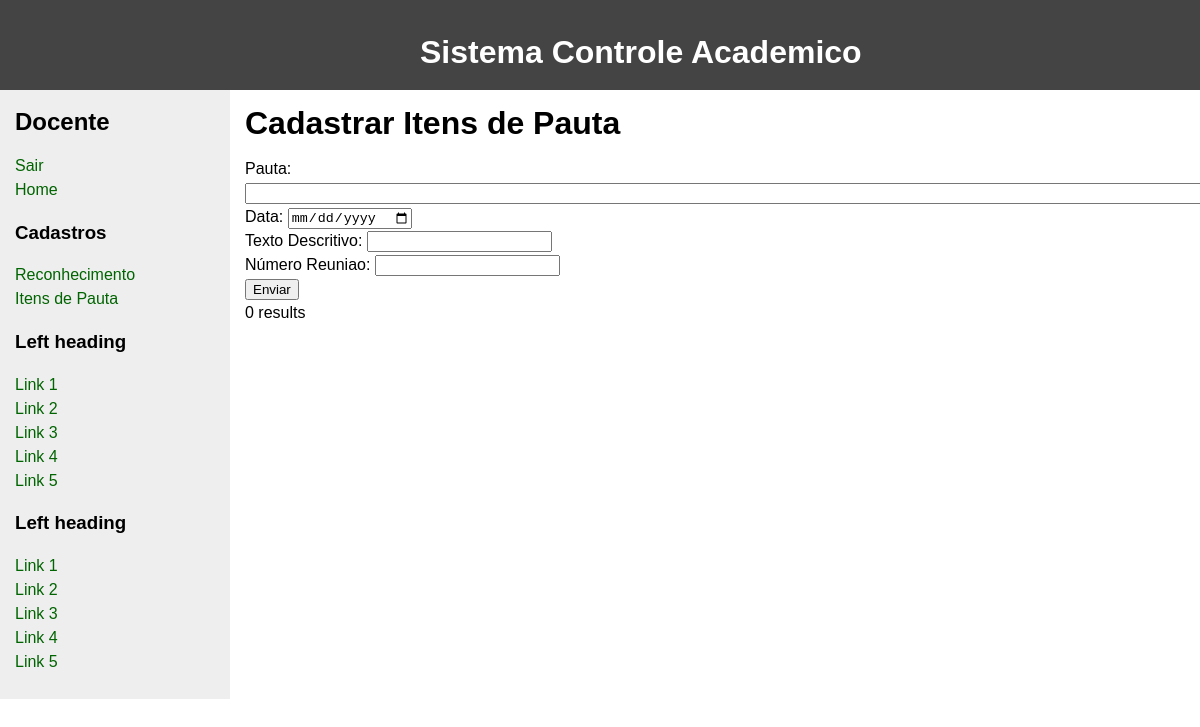
/LabBDinterface-master/criarItens.php?cpf=777795472-95, run on an earlier commit of the app's database.
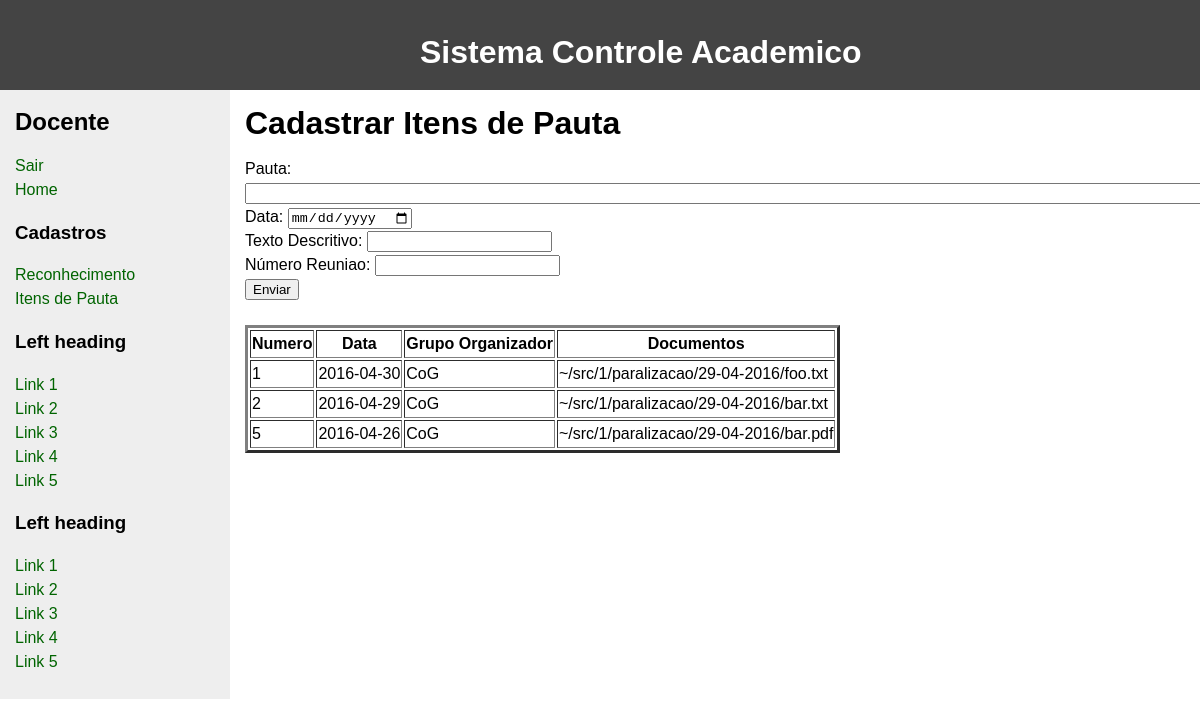
And on a later commit of the database.
### tables this page shows
CREATE TABLE reuniao (
    numero              INT,
    cpf                 CHAR(12),
    data                DATE,
    grupo_organizador   CHAR(255),
    documento           CHAR(255),
    CONSTRAINT reunia_cpf_membro_fk FOREIGN KEY (cpf) references membro(cpf),
    CONSTRAINT reuniao_pk PRIMARY KEY(numero)
);

### LabBDinterface-master/criarItens.php (the view, shortened to what this page needs)
<!DOCTYPE html>
<html>
 <head>
    <div class id=head>
    <b> Sistema Controle Academico </b>
    </div>
    </head>
 <body>
   <?php
     $cpf = $_GET["cpf"];
    ?>
   <div id="wrapper">
     <main>
       <div id="content">
         <div class="innertube">
           <h1>Cadastrar Itens de Pauta</h1>
           <p >
             <form action="criarItens.php?cpf=<?php echo $cpf?>" method="post" align=”center”>
             Pauta: <input type="text" name="pauta" size= "255"/><br>
             Data:  <input type="date" name="data"/><br>
             Texto Descritivo:  <input type="text" name="texto"/><br>
             Número Reuniao:  <input type="number" name="num_reuniao" min="1"/><br>
             <input type="submit" value="Enviar" name="submit">
             </form>
             <?php
             $host     = "localhost";
             $port     = 3306;
             $socket   = "";
             $user     = "root";
             $password = "";
             $dbname   = "labbd";
             $con = new mysqli($host, $user, $password, $dbname, $port, $socket)
                     or die ('Could not connect to the database server' . mysqli_connect_error());
             $sql = "select * from reuniao where reuniao.cpf='$cpf'";
             $result = $con->query($sql);
             if ($result->num_rows > 0) {
                  echo "<br>";
                  echo "<table border=3>";
                  echo "<th> Numero </th> <th> Data</th>  <th> Grupo Organizador</th>  <th> Documentos</th>";
                 while($row = $result->fetch_assoc()) {
                   echo "<tr>";
                     echo "<td>" ;
                     echo  $row["numero"];
                     echo "</td>";
                     echo "<td>" ;
                     echo $row["data"];
                     echo "</td>";
                     echo "<td>" ;
                     echo $row["grupo_organizador"];
                     echo "</td>";
                     echo "<td>" ;
                     echo $row["documento"];
                     echo "</td>";
                   echo "</tr>";
                 }
             echo "</table>";
             } else {
                 echo "0 results";
             }
          ?>
           </p>
         </div>
       </div>
     </main>
     <?php
       $cpf = $_GET["cpf"];
      ?>
     <?php include("sidebarDocente.php"); ?>
   </div>
 </body>
</html>

### LabBDinterface-master/sidebarDocente.php
 <nav id="nav">
   <div class="innertube">
     <h2>Docente</h2>
<ul><a href= http://localhost/my_site/Index.php>Sair</a></ul>
     <ul><a href= http://localhost/my_site/docenteIndex.php?cpf=<?php echo $cpf; ?>>Home</a></ul>
     <h3>Cadastros</h3>
     <ul>
           <li><a href="http://localhost/my_site/viewReconhecimento.php">Reconhecimento</a></li>
           <li><a href="http://localhost/my_site/criarItens.php?cpf=<?php echo $cpf; ?>">Itens de Pauta</a></li>
     </ul>
     <h3>Left heading</h3>
     <ul>
       <li><a href="#">Link 1</a></li>
       <li><a href="#">Link 2</a></li>
       <li><a href="#">Link 3</a></li>
       <li><a href="#">Link 4</a></li>
       <li><a href="#">Link 5</a></li>
     </ul>
     <h3>Left heading</h3>
     <ul>
       <li><a href="#">Link 1</a></li>
       <li><a href="#">Link 2</a></li>
       <li><a href="#">Link 3</a></li>
       <li><a href="#">Link 4</a></li>
       <li><a href="#">Link 5</a></li>
     </ul>
   </div>
 </nav>

### LabBDinterface-master/criarItens.php (style rules this page uses)
body { margin:0; padding:0; font-family: Sans-Serif; line-height: 1.5em; }
main { padding-bottom: 10010px; margin-bottom: -10000px; float: left; width: 100%; }
#nav { float: left; width: 230px; margin-left: -100%; padding-bottom: 10010px; margin-bottom: -10000px; background: #eee; }
#wrapper { overflow: hidden; }
#content { margin-left: 230px; }
.innertube { margin: 15px; margin-top: 0; }
p { color: #555; }
nav ul { list-style-type: none; margin: 0; padding: 0; }
nav ul a { color: darkgreen; text-decoration: none; }
b { color: white; font-family: Sans-Serif; font-size: 200%; position: absolute; left: 35%; top: 5% }
#head { height: 90px; background: #444; }

What changed in the data, as far as the page shows it:
now on this page (row edited): reuniao: numero "1", data "2016-04-30", grupo_organizador "CoG", documento "~/src/1/paralizacao/29-04-2016/foo.txt"
now on this page (row edited): reuniao: numero "2", data "2016-04-29", grupo_organizador "CoG", documento "~/src/1/paralizacao/29-04-2016/bar.txt"
now on this page (row edited): reuniao: numero "5", data "2016-04-26", grupo_organizador "CoG", documento "~/src/1/paralizacao/29-04-2016/bar.pdf"
Also different on the page:
text no longer shown: "0 results"
text now shown: "Numero Data Grupo Organizador Documentos"
